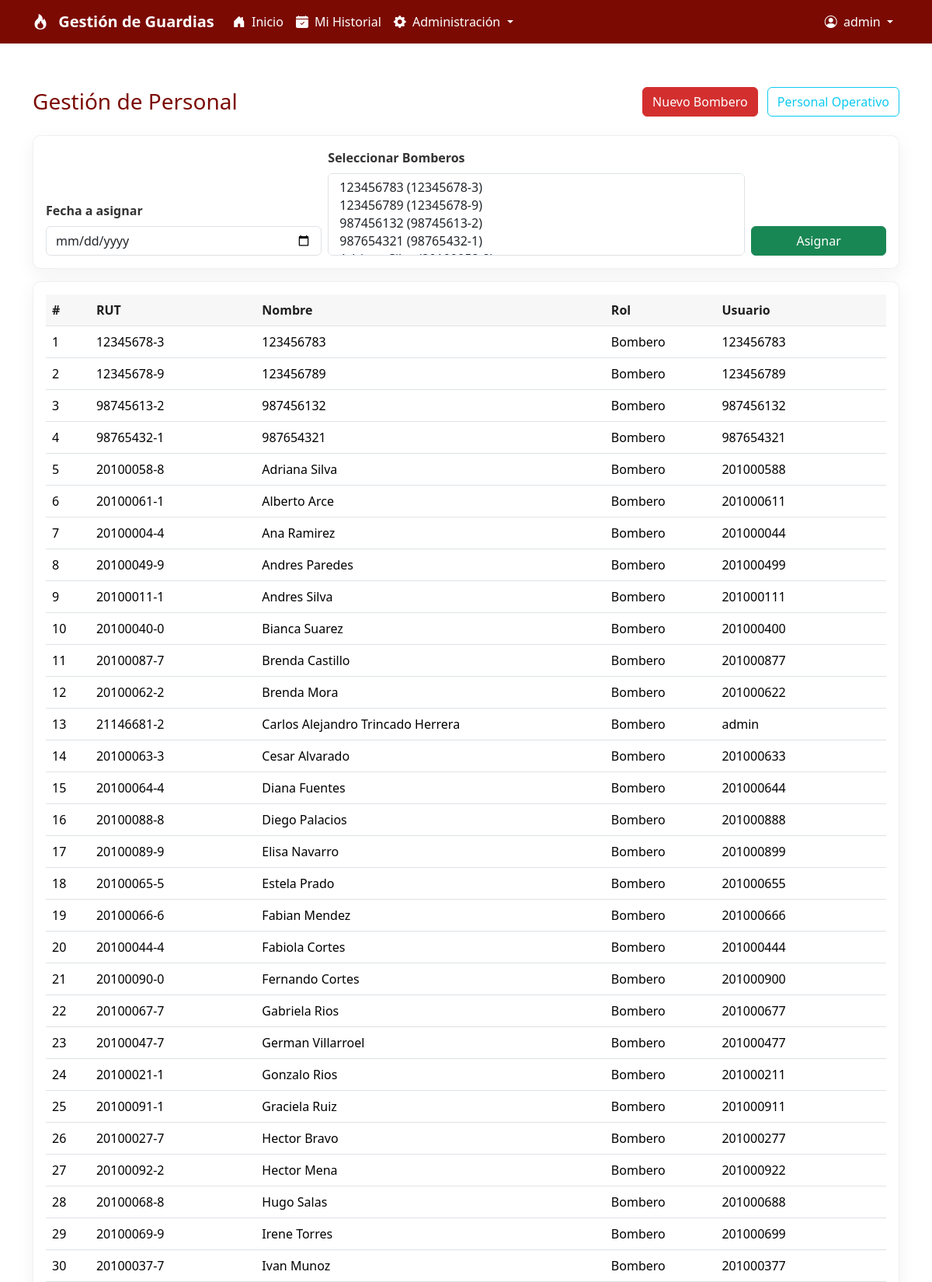
Screenshot of /gestion-personal/ (signed in, upper part) with the database file from the repository.
### gestion/models.py (models this page shows, shortened)
class Bombero(models.Model):
    user = models.OneToOneField(User, on_delete=models.CASCADE)
    rut = models.CharField(max_length=12, unique=True, verbose_name="RUT")
    nombre = models.CharField(max_length=100, verbose_name="Nombre completo")
    rol = models.CharField(max_length=20, choices=[('Bombero', 'Bombero'), ('Jefe de Guardia', 'Jefe de Guardia'), ('Admin', 'Administrador')])

### gestion/views.py (the view)
# urls.py: path('gestion-personal/', views.gestion_personal_view, name='gestion_personal'),
@login_required
def gestion_personal_view(request):
    if not es_administrador(request.user):
        messages.error(request, 'Acceso denegado: necesitas permisos de administrador o staff.')
        return redirect('index')
    bomberos = Bombero.objects.all().order_by('nombre')
    contexto = {
        'bomberos': bomberos,
        'titulo_pagina': 'Gestión de Personal'
    }
    return render(request, 'gestion/gestion_de_personal.html', contexto)

### gestion/views.py (called while the page is built)
def es_administrador(user):
    return user.is_superuser or user.is_staff

### templates/gestion/gestion_de_personal.html (shortened to what this page needs)
{% extends 'base.html' %}
{% block content %}
<div class="py-4">
	<div class="d-flex justify-content-between align-items-center mb-4">
		<h1 class="h3 mb-0">Gestión de Personal</h1>
			<div>
				<a href="{% url 'nuevo_bombero' %}" class="btn btn-primary me-2">Nuevo Bombero</a>
				<a href="{% url 'personal_operativo' %}?dias=3" class="btn btn-outline-info">Personal Operativo</a>
			</div>
	</div>
		<div class="card mb-3">
			<div class="card-body">
				<form method="post" action="{% url 'asignar_guardias' %}">
					<div class="row g-2 align-items-end">
						<div class="col-md-4">
							<label class="form-label">Fecha a asignar</label>
							<input type="date" name="fecha" class="form-control" required>
						</div>
						<div class="col-md-6">
							<label class="form-label">Seleccionar Bomberos</label>
							<select name="bomberos" multiple class="form-select">
								{% for b in bomberos %}
									<option value="{{ b.id }}">{{ b.nombre }} ({{ b.rut }})</option>
								{% endfor %}
							</select>
						</div>
						<div class="col-md-2">
							<button class="btn btn-success w-100">Asignar</button>
						</div>
					</div>
				</form>
			</div>
		</div>
	<div class="card">
		<div class="card-body">
			{% if bomberos %}
			<div class="table-responsive">
				<table class="table table-hover">
					<thead>
						<tr>
							<th>#</th>
							<th>RUT</th>
							<th>Nombre</th>
							<th>Rol</th>
							<th>Usuario</th>
						</tr>
					</thead>
					<tbody>
						{% for b in bomberos %}
						<tr>
							<td>{{ forloop.counter }}</td>
							<td>{{ b.rut }}</td>
							<td>{{ b.nombre|default:b.user.username }}</td>
							<td>{{ b.rol }}</td>
							<td>{{ b.user.username }}</td>
						</tr>
						{% endfor %}
					</tbody>
				</table>
			</div>
			{% else %}
				<p class="text-muted">No hay bomberos registrados.</p>
			{% endif %}
		</div>
	</div>
</div>
{% endblock %}

### templates/base.html (shortened to what this page needs)
<!DOCTYPE html>
<html lang="es">
<head>
    {% load static %}
    <link href="https://cdn.jsdelivr.net/npm/bootstrap@5.3.3/dist/css/bootstrap.min.css" rel="stylesheet">
    <link rel="stylesheet" href="https://cdnjs.cloudflare.com/ajax/libs/font-awesome/6.5.0/css/all.min.css">
    <link rel="stylesheet" href="https://cdn.jsdelivr.net/npm/bootstrap-icons@1.11.3/font/bootstrap-icons.min.css">
    <link rel="stylesheet" type="text/css" href="{% static 'css/styles.css' %}">
</head>
<body >
    <nav class="navbar navbar-expand-lg navbar-dark fixed-top" style="background-color: #2c3e50;">
        <div class="container container-xl">
            <a class="navbar-brand fw-bold" href="{% url 'index' %}">
                <i class="bi bi-fire navbar-brand-icon me-2"></i>
                Gestión de Guardias
            </a>
            <div class="collapse navbar-collapse" id="navbarNav">
                <ul class="navbar-nav me-auto mb-2 mb-lg-0 ">
                    {% if user.is_authenticated %}
                        <li class="nav-item">
                            <a class="nav-link {% if request.path == '/' %}active{% endif %}" href="{% url 'index' %}">
                                <i class="bi bi-house-door-fill me-1"></i> Inicio
                            </a>
                        </li>
                        <li class="nav-item">
                            <a class="nav-link {% if 'historial' in request.path %}active{% endif %}" href="{% url 'historial' %}">
                                <i class="bi bi-calendar-check-fill me-1"></i> Mi Historial
                            </a>
                        </li>
                        {% if user.is_superuser or user.is_staff %}
                        <li class="nav-item dropdown ">
                            <a class="nav-link dropdown-toggle" href="#" id="adminDropdown" role="button" data-bs-toggle="dropdown" aria-expanded="false">
                                <i class="bi bi-gear-fill me-1"></i> Administración
                            </a>
                        </li>
                        {% endif %}
                    {% endif %}
                </ul>
                <ul class="navbar-nav">
                    {% if user.is_authenticated %}
                        <li class="nav-item dropdown">
                            <a class="nav-link dropdown-toggle" href="#" id="userDropdown" role="button" data-bs-toggle="dropdown" aria-expanded="false">
                                <i class="bi bi-person-circle me-1"></i>
                                {{ user.first_name|default:user.username }}
                            </a>
                        </li>
                    {% else %}
                        <li class="nav-item">
                            <a class="nav-link btn btn-sm btn-danger text-white px-3" href="{% url 'login' %}">
                                <i class="bi bi-box-arrow-in-right me-1"></i> Iniciar Sesión
                            </a>
                        </li>
                    {% endif %}
                </ul>
            </div>
        </div>
    </nav>
    <main class="container mt-4">
        {% block content %}
        {% endblock %}
    </main>
</body>
</html>

### static/css/styles.css (style rules this page uses)
:root { --navbar-height: 72px; --brand-burgundy: #7b0a02; --brand-red: #d32f2f; --brand-white: #ffffff; --brand-muted: #f8f7f7; --brand-text: #1f1f1f; }
html, body { height: 100%; }
body { padding-top: var(--navbar-height); }
main.container { padding-top: 0.5rem; }
.navbar.fixed-top { z-index: 1030; }
.navbar.fixed-top, .navbar { background-color: var(--brand-burgundy) !important; }
.navbar .navbar-brand, .navbar .nav-link, .navbar .navbar-text { color: var(--brand-white) !important; }
.btn-primary { background-color: var(--brand-red) !important; border-color: var(--brand-red) !important; color: var(--brand-white) !important; }
.card { border-radius: 10px; border: 1px solid rgba(0,0,0,0.06); background: var(--brand-white) !important; box-shadow: 0 8px 24px rgba(31,31,31,0.06); }
a { color: var(--brand-red); }
.table thead th { background-color: var(--brand-muted); color: var(--brand-text); }
h1, .display-5 { color: var(--brand-burgundy) !important; }
.navbar .navbar-brand, .navbar .nav-link { color: var(--brand-white) !important; }
input[type="text"], input[type="password"], input[type="email"], textarea, select { width: 100%; padding: 10px 12px; border-radius: 8px; border: 1px solid rgba(0,0,0,0.12); background: #fff; color: var(--brand-text); box-shadow: none; }
.card .form-label { font-weight: 600; color: #333; }
.card .form-control, .card .form-select { box-shadow: none; }
.card { margin: 0 auto; }

### rows the page displays
Bombero: {{ b.id }} 6 (drawn), rut "12345678-3", nombre "123456783", rol "Bombero", user.username "123456783"
Bombero: {{ b.id }} 5 (drawn), rut "12345678-9", nombre "123456789", rol "Bombero", user.username "123456789"
Bombero: {{ b.id }} 8 (drawn), rut "98745613-2", nombre "987456132", rol "Bombero", user.username "987456132"
Bombero: {{ b.id }} 7 (drawn), rut "98765432-1", nombre "987654321", rol "Bombero", user.username "987654321"
Bombero: {{ b.id }} 157 (drawn), rut "20100058-8", nombre "Adriana Silva", rol "Bombero", user.username "201000588"
Bombero: rut "20100061-1", nombre "Alberto Arce", rol "Bombero", user.username "201000611"
Bombero: rut "20100004-4", nombre "Ana Ramirez", rol "Bombero", user.username "201000044"
Bombero: rut "20100049-9", nombre "Andres Paredes", rol "Bombero", user.username "201000499"
Bombero: rut "20100011-1", nombre "Andres Silva", rol "Bombero", user.username "201000111"
Bombero: rut "20100040-0", nombre "Bianca Suarez", rol "Bombero", user.username "201000400"
Bombero: rut "20100087-7", nombre "Brenda Castillo", rol "Bombero", user.username "201000877"
Bombero: rut "20100062-2", nombre "Brenda Mora", rol "Bombero", user.username "201000622"
Bombero: rut "21146681-2", nombre "Carlos Alejandro Trincado Herrera", rol "Bombero", user.username "admin"
Bombero: rut "20100063-3", nombre "Cesar Alvarado", rol "Bombero", user.username "201000633"
Bombero: rut "20100064-4", nombre "Diana Fuentes", rol "Bombero", user.username "201000644"
Bombero: rut "20100088-8", nombre "Diego Palacios", rol "Bombero", user.username "201000888"
Bombero: rut "20100089-9", nombre "Elisa Navarro", rol "Bombero", user.username "201000899"
Bombero: rut "20100065-5", nombre "Estela Prado", rol "Bombero", user.username "201000655"
Bombero: rut "20100066-6", nombre "Fabian Mendez", rol "Bombero", user.username "201000666"
Bombero: rut "20100044-4", nombre "Fabiola Cortes", rol "Bombero", user.username "201000444"
Bombero: rut "20100090-0", nombre "Fernando Cortes", rol "Bombero", user.username "201000900"
Bombero: rut "20100067-7", nombre "Gabriela Rios", rol "Bombero", user.username "201000677"
Bombero: rut "20100047-7", nombre "German Villarroel", rol "Bombero", user.username "201000477"
Bombero: rut "20100021-1", nombre "Gonzalo Rios", rol "Bombero", user.username "201000211"
Bombero: rut "20100091-1", nombre "Graciela Ruiz", rol "Bombero", user.username "201000911"
Bombero: rut "20100027-7", nombre "Hector Bravo", rol "Bombero", user.username "201000277"
Bombero: rut "20100092-2", nombre "Hector Mena", rol "Bombero", user.username "201000922"
Bombero: rut "20100068-8", nombre "Hugo Salas", rol "Bombero", user.username "201000688"
Bombero: rut "20100069-9", nombre "Irene Torres", rol "Bombero", user.username "201000699"
Bombero: rut "20100037-7", nombre "Ivan Munoz", rol "Bombero", user.username "201000377"

### other values shown
{{ user.first_name|default:user.username }} "admin"
